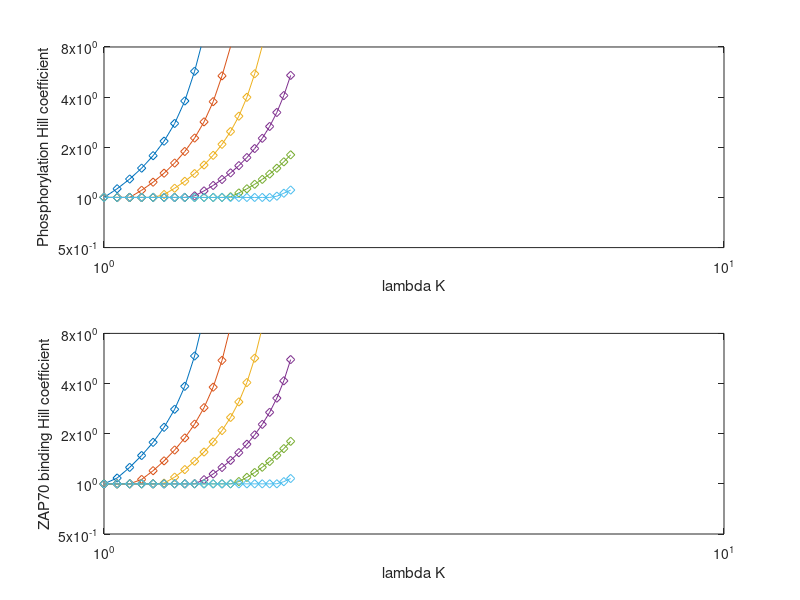
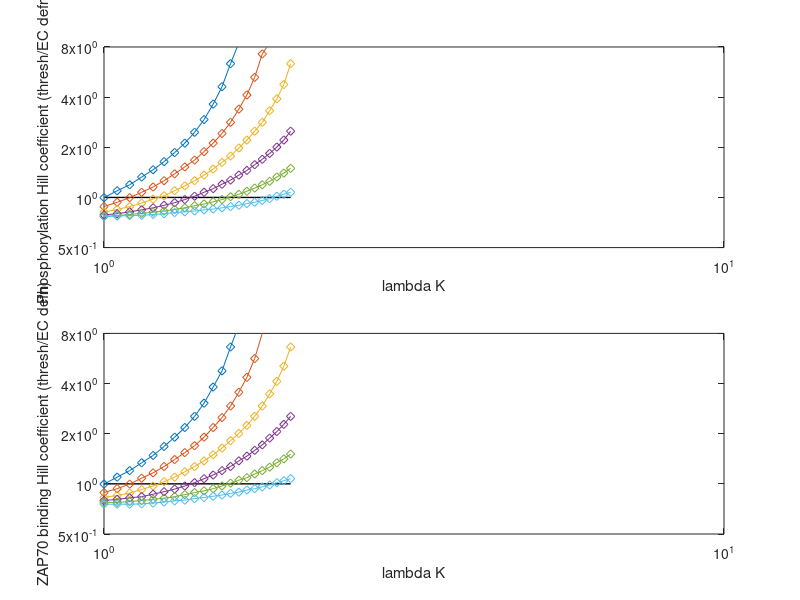
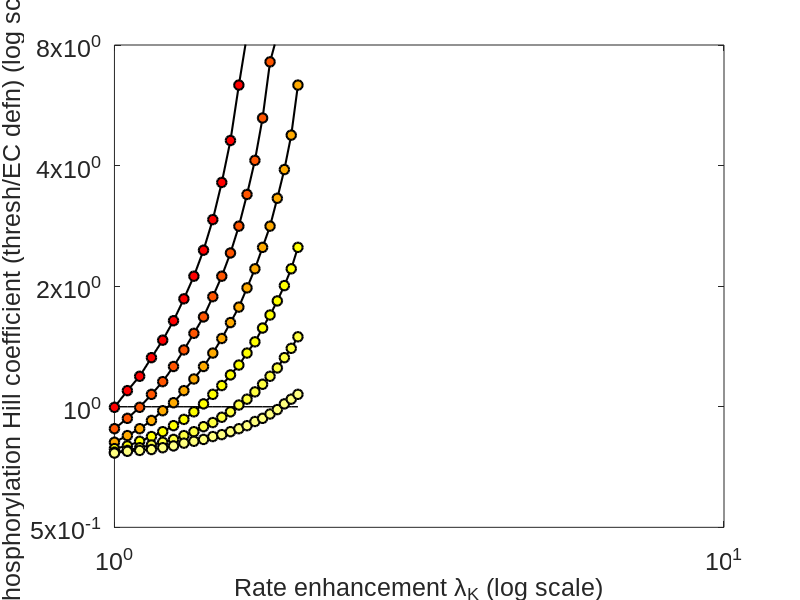

The MATLAB source for these figures, in order:
% Integrative model for Lara

lambdaKArray = 1:0.05:2.0;%1.5;
lambdaZArray = 1.0:-0.1:0.5;

paramArray      = lambdaKArray;
paramOuterArray = lambdaZArray;

kF0Array = logspace(-5,5,800); % need about 800 for lambdaK big

% storage arrays
PSSArray          = zeros(numel(kF0Array),numel(paramArray));
ZSSArray          = zeros(numel(kF0Array),numel(paramArray));
nH_Z_Array        = zeros(numel(paramArray),numel(paramOuterArray));
nH_P_Array        = zeros(numel(paramArray),numel(paramOuterArray));
nH_thresh_Z_Array = zeros(numel(paramArray),numel(paramOuterArray));
nH_thresh_P_Array = zeros(numel(paramArray),numel(paramOuterArray));

%figure(4);clf(4);
%figure(5);clf(5);

figure(31);clf(31);

if(0) % option whether or not to perform simulation
    
    for iParamOuter=1:numel(paramOuterArray)
        
        for iParam=1:numel(paramArray) % loop through parameter
            
            for iDose=1:numel(kF0Array) % loop through KP doses
                
                % biophysical parameters
                kK0 = 1; %s-1
                kF0 = kF0Array(iDose); %s-1
                kon0 = 0.1; %s-1
                koff = 0.01; %s-1
                
                N = 10; % number of sites
                
                lambdaK = lambdaKArray(iParam);%1;
                lambdaZ = lambdaZArray(iParamOuter);%1;
                
                % system
                
                dnPdt =@(nP,nZ) kK0*lambdaK.^nP.*lambdaZ.^nZ.*(N-nP) - kF0*lambdaK.^nP.*lambdaZ.^nZ.*(nP-nZ);
                dnZdt =@(nP,nZ) kon0*lambdaK.^nP.*lambdaZ.^nZ.*(nP-nZ) - koff*nZ;
                
                % CONSTANT DEPHOSPHORYLATION RATE
                %dnPdt =@(nP,nZ) kK0*lambdaK.^nP.*lambdaZ.^nZ.*(N-nP) - kF0*(nP-nZ);
                
                [T,X] = ode23s( @(t,x)[dnPdt(x(1),x(2));dnZdt(x(1),x(2))], [0,1e3], [0,0]);
                
                if(0)
                    figure(1); %clf;
                    hold on;
                    plot(T,X(:,1),'-', 'color', [0.5 0 1]); % purple for phosphorylated
                    plot(T,X(:,2),'-r'); % red for ZAP
                    
                    display(iDose);
                end
                
                PSSArray(iDose,iParam) = X(end,1);
                ZSSArray(iDose,iParam) = X(end,2);
                
            end % finished loop through KP doses
            
            % Compute Hill
            KPRatioArray = kK0./kF0Array;
            
            if(any(diff(PSSArray(:,iParam))>0.001))
                nH_P_Array(iParam,iParamOuter) = -1; % set to -1 if it's nonmonotonic increasing.
            else
                
                % quick and dirty nHill using finite differences
                [nHill_finiteDifference, indexMax] = max(diff(log(PSSArray(:,iParam)./(N-PSSArray(:,iParam))))./...
                    diff(log(KPRatioArray')));
                
                % if it's not 1, then fit cubic to derivative
                if nHill_finiteDifference > 1.001
                    domainStart = max(1,indexMax-5);
                    if indexMax == 1
                        domainEnd = 6;
                    else
                        domainEnd = indexMax+5;
                    end
                    
                    y = log(PSSArray(:,iParam)./(N-PSSArray(:,iParam)));
                    x = log(KPRatioArray');
                    diffx = diff(x(domainStart:domainEnd));
                    diffy = diff(y(domainStart:domainEnd));
                    slope = diffy./diffx;
                    
                    fit = polyfit(x(domainStart:domainEnd-1),slope,3);
                    slope_fit = polyval(fit,x(domainStart:domainEnd-1));
                    HillCoeffMaxSlope = max(slope_fit);
                    
                    nH_P_Array(iParam,iParamOuter) = HillCoeffMaxSlope;
                    
                    if max(abs(slope_fit-slope))>0.1*(max(slope_fit)-min(slope_fit))
                        display('Cubic fit inaccuracy!');
                    end
                    
                    if (0) % plots for debugging the Hill coefficient calculator
                        figure(5); hold on;
                        subplot(4,1,1);hold on;
                        plot(KPRatioArray,PSSArray(:,iParam))
                        set(gca,'xscale','log');
                        
                        subplot(4,1,2);hold on;
                        plot(KPRatioArray,PSSArray(:,iParam)./(N-PSSArray(:,iParam)))
                        set(gca,'xscale','log','yscale','log');
                        
                        subplot(4,1,3);hold on;
                        plot(x,y)
                        
                        subplot(4,1,4);hold on;
                        plot(x(1:end-1),diff(y)./diff(x))
                        
                        figure(4); hold on;
                        plot(x(domainStart:domainEnd-1), slope,'s')
                        plot(x(domainStart:domainEnd-1), slope_fit,'-');
                        
                        drawnow;
                    end
                    
                else
                    nH_P_Array(iParam,iParamOuter) = 1;
                end
                
            end
            
            if(any(diff(ZSSArray(:,iParam))>0.001))
                nH_Z_Array(iParam,iParamOuter) = -1;  % set to -1 if it's nonmonotonic increasing.
            else
                nH_Z_Array(iParam,iParamOuter) = max(diff(log(ZSSArray(:,iParam)./(N-ZSSArray(:,iParam))))./...
                    diff(log(KPRatioArray')));
            end
            
            % threshold definition of hill
            
            [~, iDoseTmp] = min((0.1-ZSSArray(:,iParam)/ZSSArray(1,iParam)).^2);
            EC10 = KPRatioArray(iDoseTmp);
            [~, iDoseTmp] = min((0.5-ZSSArray(:,iParam)/ZSSArray(1,iParam)).^2);
            EC50 = KPRatioArray(iDoseTmp);
            [~, iDoseTmp] = min((0.9-ZSSArray(:,iParam)/ZSSArray(1,iParam)).^2);
            EC90 = KPRatioArray(iDoseTmp);
            
            nH_thresh_Z_Array(iParam,iParamOuter) = log10(81)/log10(EC90/EC10);
            
            [~, iDoseTmp] = min((0.1-PSSArray(:,iParam)/PSSArray(1,iParam)).^2);
            EC10 = KPRatioArray(iDoseTmp);
            [~, iDoseTmp] = min((0.5-PSSArray(:,iParam)/PSSArray(1,iParam)).^2);
            EC50 = KPRatioArray(iDoseTmp);
            [~, iDoseTmp] = min((0.9-PSSArray(:,iParam)/PSSArray(1,iParam)).^2);
            EC90 = KPRatioArray(iDoseTmp);
            
            nH_thresh_P_Array(iParam,iParamOuter) = log10(81)/log10(EC90/EC10);
            
        end % finished sweep through params
        
        
        %%
        
        % Dose response curves
        
        if (iParam == 1)
            skip = 4;
            
            figure(21); clf;
            subplot(2,1,1); hold on; box on;
            plot(KPRatioArray(1:skip:end), PSSArray(1:skip:end));
            set(gca,'xscale','log');
            xlabel('Kinase Phosphatase ratio (ratio of intrinsic rate)');
            ylabel('Number phosphorylation (out of 10)')
            
            legend(num2str(paramArray','%3.2f'),'location','southeast')
            
            subplot(2,1,2); hold on; box on;
            plot(KPRatioArray(1:skip:end), ZSSArray(1:skip:end));
            set(gca,'xscale','log');
            ylabel('Number of ZAP70 bound (out of 10)')
            xlabel('Kinase Phosphatase ratio (ratio of intrinsic rate)');
        end
        
    end % finished sweep through outer params
    
    save('integrativeModel_twoParamSweep.mat');
    
end % if statement to prevent simulation, just for plot generation

%% Hill coefficients

load('integrativeModel_twoParamSweep.mat');

% ---- max derivative defn ----
figure(31); %clf;
subplot(2,1,1); hold on; box on;
plot(paramArray, nH_P_Array,'d-');
set(gca,'xscale','log');
set(gca,'yscale','log');
ylabel('Phosphorylation Hill coefficient');
xlabel('lambda K')
set(gca,'ylim',[2^-1,2^3],'ytick',[0.5 1 2 4 8]);

subplot(2,1,2); hold on; box on;
plot(paramArray, nH_Z_Array,'d-');
set(gca,'xscale','log');
set(gca,'yscale','log');
ylabel('ZAP70 binding Hill coefficient');
xlabel('lambda K');
set(gca,'ylim',[2^-1,2^3],'ytick',[0.5 1 2 4 8]);

% --- EC ratio definition  -----
figure(61); clf;
subplot(2,1,1); hold on; box on;
plot(paramArray, ones(size(paramArray)), '-k', 'LineWidth', 1);
plot(paramArray, nH_thresh_P_Array,'d-');
set(gca,'xscale','log');
set(gca,'yscale','log');
ylabel('Phosphorylation Hill coefficient (thresh/EC defn)');
xlabel('lambda K')
set(gca,'ylim',[2^-1,2^3],'ytick',[0.5 1 2 4 8]);

subplot(2,1,2); hold on; box on;
plot(paramArray, ones(size(paramArray)), '-k', 'LineWidth', 1);
plot(paramArray, nH_thresh_Z_Array,'d-');
set(gca,'xscale','log');
set(gca,'yscale','log');
ylabel('ZAP70 binding Hill coefficient (thresh/EC defn)');
xlabel('lambda K');
set(gca,'ylim',[2^-1,2^3],'ytick',[0.5 1 2 4 8]);

% --- RENDER -----


stupid = 2;
colours= hot(numel(paramOuterArray)+2*stupid); 
colours = colours((stupid+1):(end-stupid),:);

% --- EC ratio definition  -----
figure(103); clf; hold on; box on;
plot(paramArray, ones(size(paramArray)), '-k', 'LineWidth', 1);
for iParamOuter=1:numel(paramOuterArray)
    plot(paramArray, nH_thresh_P_Array(:,iParamOuter),'ok-','markerfacecolor',colours(iParamOuter,:),'markersize',7,'linewidth',1.5);
end
set(gca,'xscale','log');
set(gca,'yscale','log');
ylabel1 = ('Phosphorylation Hill coefficient (thresh/EC defn) (log scale)');
xlabel1 = ('Rate enhancement \lambda_K (log scale)');
set(gca,'ylim',[2^-1,2^3],'ytick',[0.5 1 2 4 8]);

pos = get(gcf, 'position');
set(gcf,'units','centimeters','position',[pos(1),pos(2),15,12]);
set(gca,'FontName','Arial','FontSize',18);
xlabel(xlabel1,'FontName','Arial','FontSize',18);
ylabel(ylabel1,'FontName','Arial','FontSize',18);
